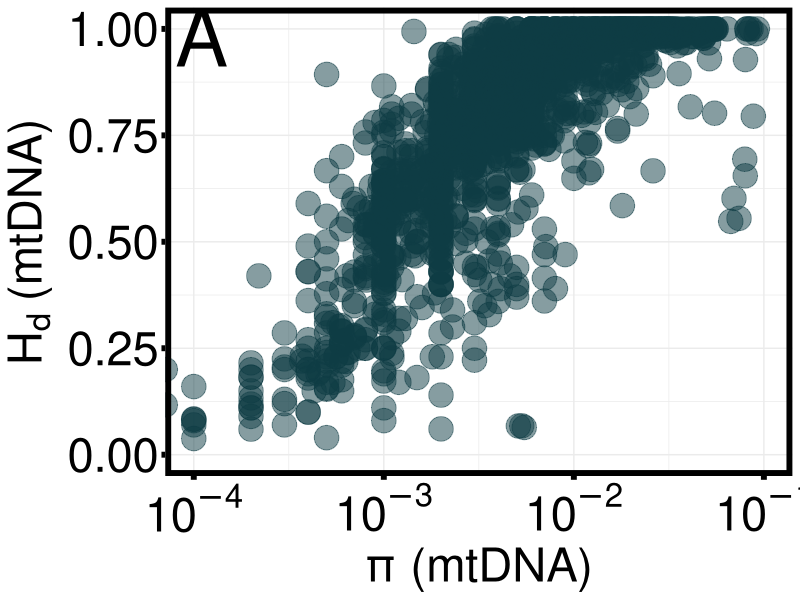
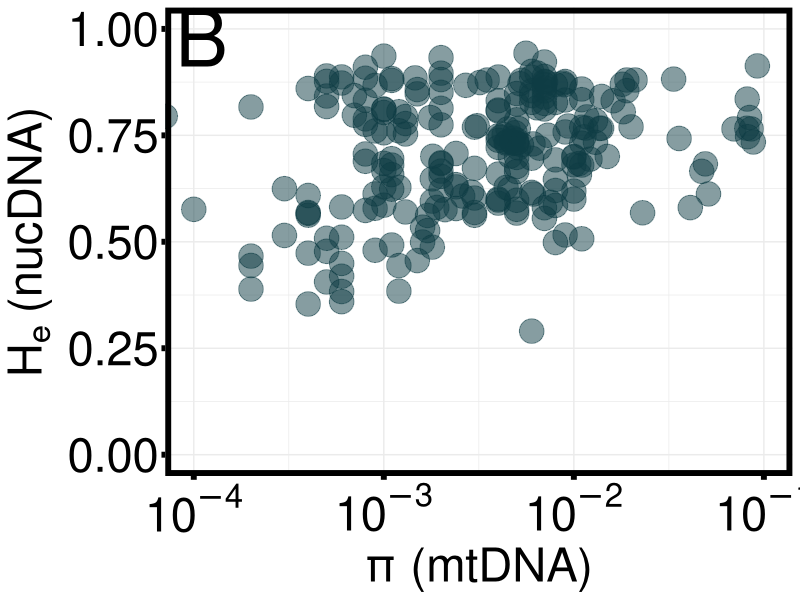
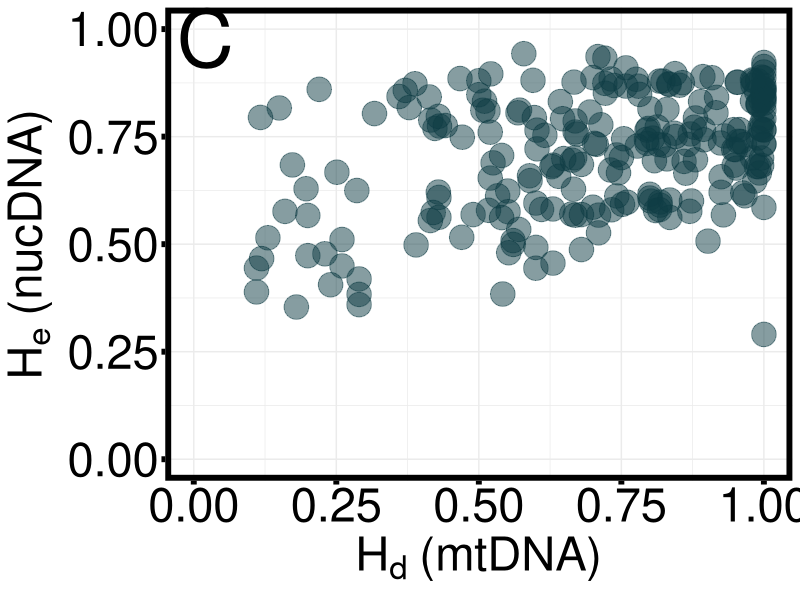

Source code (R) for these figures, in order:
#supplemental figures

library(tidyverse)
library(scales)

#read in data
mtdna <- read.csv("output/mtdna_assembled.csv", stringsAsFactors = FALSE)
cp_info <- read.csv("output/spp_combined_info.csv", stringsAsFactors = FALSE)
shared_studies <- read.csv("output/sharedstudies.csv", stringsAsFactors = FALSE)

#merge dataframes
mtdna <- merge(mtdna, cp_info[, c('spp', 'Pelagic_Coastal', 'Genus', 'Family', 'Northernmost', 'Southernmost', 
                                  'Half_RangeSize', 'Centroid')], all.x = TRUE)

#subset mtdna bc are a few outliers with very high bp --- entire mtdna (mitogenome?)
mtdna_small <-subset(mtdna, as.numeric(mtdna$bp) < 2000)

######################################################################################################################

######## Clean up dataframe ########

#add position in range
mtdna_small$Centroid <- as.numeric(mtdna_small$Centroid) #change to numeric for calculations
mtdna_small$Half_RangeSize <- as.numeric(mtdna_small$Half_RangeSize)

mtdna_small$range_position <- NA #create column to fill in

for (i in 1:nrow(mtdna_small)) { #calculate distance from range center as percentage (0-1 both sides of centroid, 1 = all the way at range edge)
  mtdna_small$range_position[i] <- abs((mtdna_small$lat[i] - mtdna_small$Centroid[i])/mtdna_small$Half_RangeSize[i])
}

#check those >1 and round to 1 (slight discrepancy btwn aquamaps and reality)
mtdna_check <- subset(mtdna_small, mtdna_small$range_position > 1) #often right at aquamaps limit, round to 1 and keep
mtdna_small$range_position[mtdna_small$range_position > 1] <- 1

#subset to only those with range_position
mtdna_small <- subset(mtdna_small, range_position != "NA")

#subset mtdna to remove Hd = NA or pi = NA columns
mtdna_small_hd <- subset(mtdna_small, mtdna_small$He != "NA")
mtdna_small_pi <- subset(mtdna_small, mtdna_small$Pi != "NA")

#####################################################################################################################

######## diversity correlation plots ########
#1000 x 1000

#### Hd v pi plot ####

hd_pi_plot <- ggplot() + 
  geom_point(data = mtdna_small, aes(x = Pi, y = He), 
             alpha = 0.5, size = 8, color = "#0E3C45") + 
  annotate("text", x = 0.00011, y = 0.98, label = "A", size = 20) + 
  scale_x_continuous(trans = "log10", limits = c(0.0001, 0.1), labels = scales::label_log()) +
  ylim(0, 1) +
  xlab("π (mtDNA)") + ylab(bquote(H[d]~"(mtDNA)")) + 
  theme_minimal() + 
  theme(panel.border = element_rect(fill = NA, color = "black", linewidth = 4),
        axis.title.x = element_text(size = 34),
        axis.title.y = element_text(size = 34),
        axis.ticks = element_line(color = "black", linewidth = 2),
        axis.text.x = element_text(size = 34, color = "black"),
        axis.text.y = element_text(size = 34, color = "black"))
hd_pi_plot

#### He v pi plot ####
#uses shared study dataframe bc combined mtdna, msat

he_pi_plot <- ggplot() + 
  geom_point(data = shared_studies, aes(x = Pi, y = He), 
             alpha = 0.5, size = 8, color = "#0E3C45") + 
  annotate("text", x = 0.00011, y = 0.98, label = "B", size = 20) + 
  scale_x_continuous(trans = "log10", limits = c(0.0001, 0.1), labels = scales::label_log()) +
  ylim(0, 1) +
  xlab("π (mtDNA)") + ylab(bquote(H[e]~"(nucDNA)")) + 
  theme_minimal() + 
  theme(panel.border = element_rect(fill = NA, color = "black", linewidth = 4),
        axis.title.x = element_text(size = 34),
        axis.title.y = element_text(size = 34),
        axis.ticks = element_line(color = "black", linewidth = 2),
        axis.text.x = element_text(size = 34, color = "black"),
        axis.text.y = element_text(size = 34, color = "black"))
he_pi_plot

#### He v Hd plot ####
#uses shared study dataframe bc combined mtdna, msat

he_hd_plot <- ggplot() + 
  geom_point(data = shared_studies, aes(x = Hd, y = He), 
             alpha = 0.5, size = 8, color = "#0E3C45") + 
  annotate("text", x = 0.02, y = 0.98, label = "C", size = 20) + 
  xlim(0, 1) + 
  ylim(0, 1) +
  xlab(bquote(H[d]~"(mtDNA)")) + ylab(bquote(H[e]~"(nucDNA)")) + 
  theme_minimal() + 
  theme(panel.border = element_rect(fill = NA, color = "black", linewidth = 4),
        axis.title.x = element_text(size = 34),
        axis.title.y = element_text(size = 34),
        axis.ticks = element_line(color = "black", linewidth = 2),
        axis.text.x = element_text(size = 34, color = "black"),
        axis.text.y = element_text(size = 34, color = "black"))
he_hd_plot
